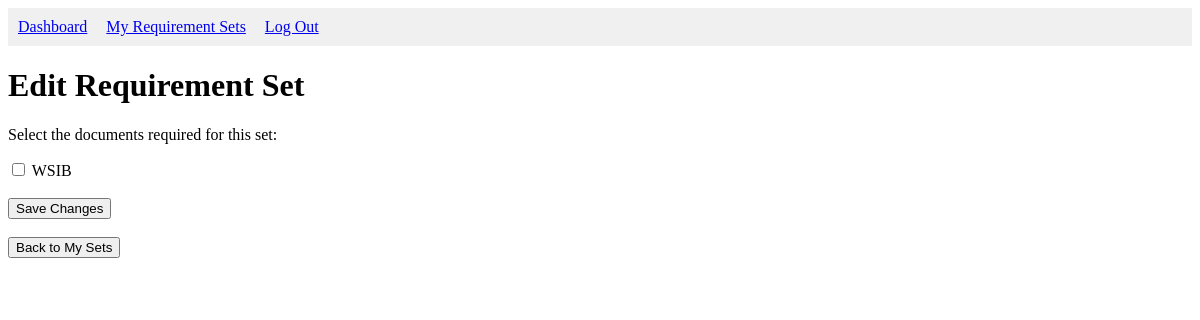
Page /my_sets/1 (signed in) on the earlier database version.
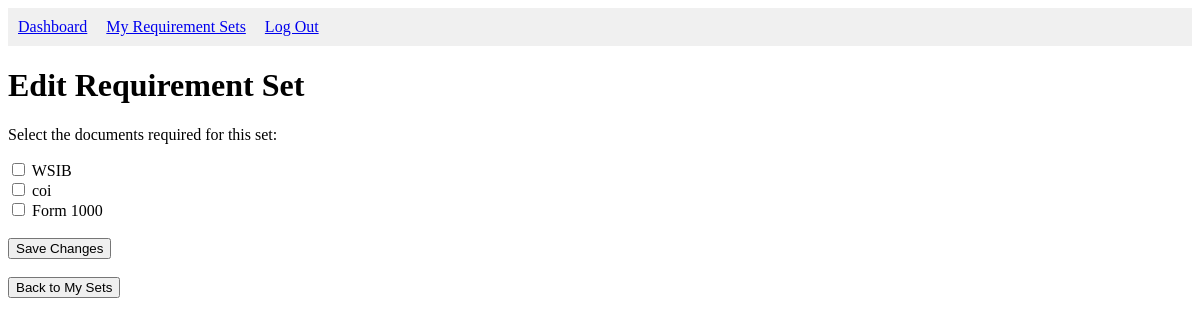
Same page on the later database version.
### tables this page shows
CREATE TABLE users_docs(id INTEGER PRIMARY KEY AUTOINCREMENT, name TEXT NOT NULL, description TEXT, user_id TEXT, FOREIGN KEY (user_id) REFERENCES admin_users(id));

### app.py (the view, shortened to what this page needs)
@app.route("/my_sets/<set_id>", methods=['GET', 'POST'])
def edit_set(set_id):
    db = get_db()
    user_id = session.get("id")
    all_docs = db.execute("SELECT * FROM users_docs WHERE user_id = ?", (user_id,)).fetchall()
    current_set = []
    this_set = db.execute("SELECT doc_type FROM requirements WHERE set_id = ?", (set_id,)).fetchall()
    for doc in this_set:
        current_set.append(doc["doc_type"])
    return render_template("edit.html", current_set=current_set, all_docs=all_docs)

### app.py (called while the page is built)
def get_db():
    conn = sqlite3.connect("database.db")
    conn.row_factory = sqlite3.Row
    return conn

### templates/edit.html (shortened to what this page needs)
<!DOCTYPE html>
<html lang="en">
<head>
</head>
<body>
    <nav style="background-color: #f0f0f0; padding: 10px;">
        <a href="/admin" style="margin-right: 15px;">Dashboard</a>
        <a href="/my_sets" style="margin-right: 15px;">My Requirement Sets</a>
        <a href="/logout">Log Out</a>
    </nav>
    <h1>Edit Requirement Set</h1>
    <form method="post">
        <p>Select the documents required for this set:</p>
        {% for doc in all_docs %}
            <label>
                <input type="checkbox" name="{{ doc.name }}" {% if doc.name in current_set %}checked{% endif %}>
                {{ doc.name }}
            </label><br>
        {% endfor %}
        <br>
        <button type="submit">Save Changes</button>
    </form>
    <br>
    <a href="{{ url_for('my_sets') }}">
        <button type="button">Back to My Sets</button>
    </a>
</body>
</html>

Differences in the rows shown:
added users_docs: name "coi"
added users_docs: name "Form 1000"
